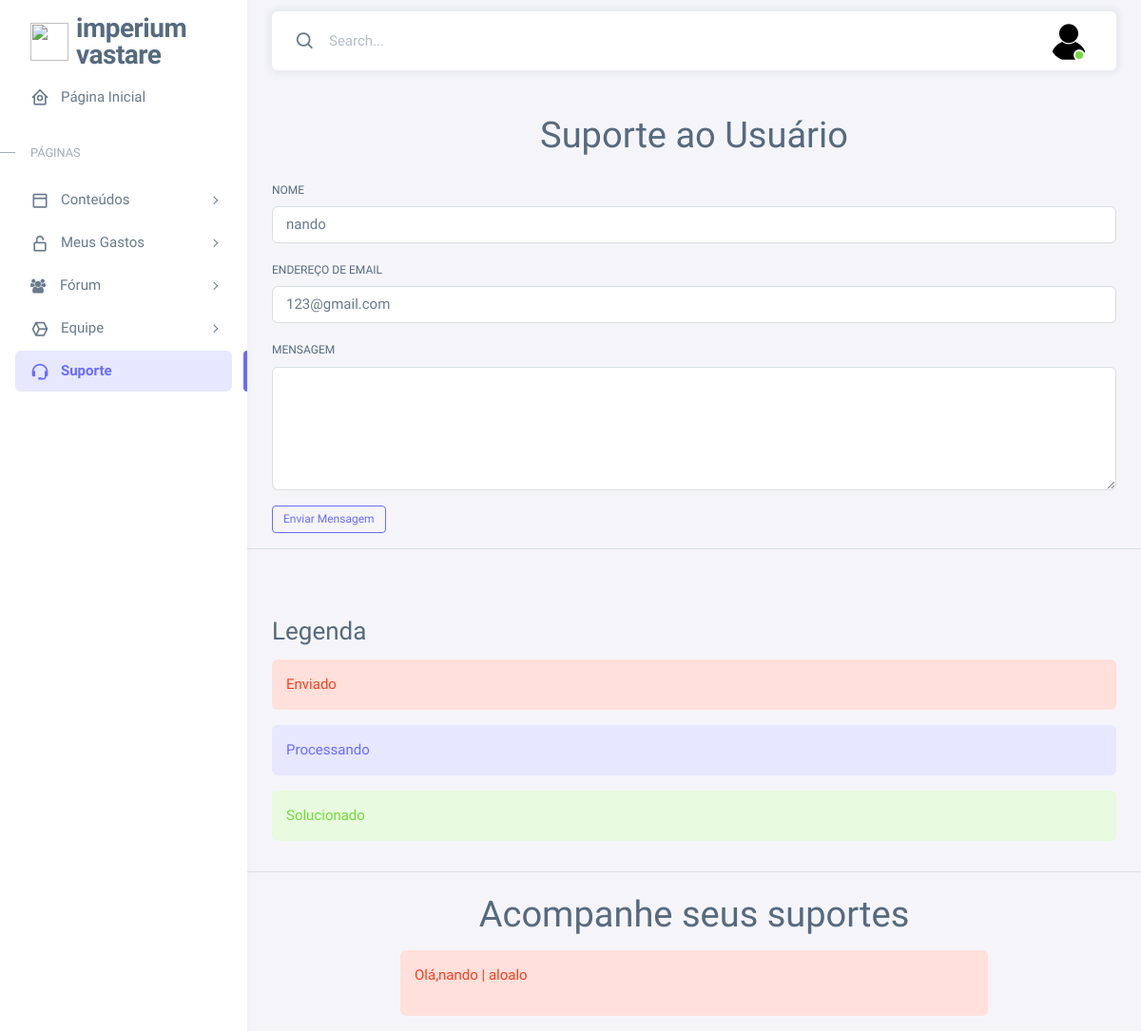
The page /suporte.php (signed in) on the database its author committed.
### tables this page shows
CREATE TABLE `user` (
  `id` int(11) NOT NULL,
  `user` varchar(255) NOT NULL,
  `senha` varchar(255) NOT NULL,
  `nome` varchar(255) NOT NULL,
  `email` varchar(255) NOT NULL
);

CREATE TABLE `suporte` (
  `id` int(11) NOT NULL,
  `nome` varchar(255) NOT NULL,
  `email` varchar(255) NOT NULL,
  `message` varchar(255) NOT NULL,
  `idUser` int(11) NOT NULL,
  `status` int(11) NOT NULL DEFAULT 1,
  `ativo` tinyint(1) NOT NULL DEFAULT 1
);

### suporte.php (the view, shortened to what this page needs)
<?php
include_once('config.php');
include_once('config/conexao.php');
$sql = "SELECT * FROM `user` WHERE id = " . $_SESSION['id'] . "";
$query = mysqli_query($conn, $sql);
$row = mysqli_fetch_assoc($query);
$idUser = $_SESSION['id'];
$sqlSuporte = "SELECT * FROM `suporte` WHERE idUser = " . $idUser . " ";
$querySuporte = mysqli_query($conn, $sqlSuporte);
$rowSuportes = mysqli_fetch_all($querySuporte);
?>
<body>
    <div class="layout-wrapper layout-content-navbar">
        <div class="layout-container">
            <aside id="layout-menu" class="layout-menu menu-vertical menu bg-menu-theme">
                <div class="app-brand demo">
                    <a href="index.php" class="app-brand-link">
                        <span class="app-brand-logo demo">
                            <i><img src="img/favicon-aba.svg" alt=""></i>
                        </span>
                        <span class="app-brand-text demo menu-text fw-bolder ms-2">Imperium <br>Vastare </span>
                    </a>
                </div>
                <ul class="menu-inner py-1">
                    <li class="menu-item">
                        <a href="index.php" class="menu-link">
                            <i class="menu-icon tf-icons bx bx-home-circle"></i>
                            <div data-i18n="Analytics">Página Inicial</div>
                        </a>
                    </li>
                    <li class="menu-header small text-uppercase">
                        <span class="menu-header-text">Páginas</span>
                    </li>
                    <li class="menu-item">
                        <a href="conteudo.php" class="menu-link menu-toggle">
                            <i class="menu-icon tf-icons bx bx-dock-top"></i>
                            <div data-i18n="Account Settings">Conteúdos</div>
                        </a>
                    </li>
                    <li class="menu-item">
                        <a href="meusgastos.php" class="menu-link menu-toggle">
                            <i class="menu-icon tf-icons bx bx-lock-open-alt"></i>
                            <div data-i18n="Authentications">Meus Gastos</div>
                        </a>
                    </li>
                    <li class="menu-item">
                        <a href="forum.php" class="menu-link menu-toggle">
                            <patch></patch>&nbsp;&nbsp;&nbsp;&nbsp;
                            <div data-i18n="Misc">Fórum</div>
                        </a>
                    <li class="menu-item">
                        <a href="equipe.php" class="menu-link menu-toggle">
                            <i class="menu-icon tf-icons bx bx-cube-alt"></i>
                            <div data-i18n="Misc">Equipe</div>
                        </a>
                    <li class="menu-item active">
                        <a href="suporte.php" class="menu-link">
                            <i class="menu-icon tf-icons bx bx-support"></i>
                            <div data-i18n="Support">Suporte</div>
                        </a>
                    </li>
                </ul>
            </aside>
            <div class="layout-page">
                <nav class="layout-navbar container-xxl navbar navbar-expand-xl navbar-detached align-items-center bg-navbar-theme"
                    id="layout-navbar">
                    <div class="navbar-nav-right d-flex align-items-center" id="navbar-collapse">
                        <div class="navbar-nav align-items-center">
                            <div class="nav-item d-flex align-items-center">
                                <i class="bx bx-search fs-4 lh-0"></i>
                                <input type="text" class="form-control border-0 shadow-none" placeholder="Search..."
                                    aria-label="Search..." />
                            </div>
                        </div>
                        <ul class="navbar-nav flex-row align-items-center ms-auto">
                            <li class="nav-item navbar-dropdown dropdown-user dropdown">
                                <a class="nav-link dropdown-toggle hide-arrow" href="javascript:void(0);"
                                    data-bs-toggle="dropdown">
                                    <div class="avatar avatar-online">
                                        <img src="img/fotodeperfilbase.svg" alt class="w-px-40 h-auto rounded-circle" />
                                    </div>
                                </a>
                            </li>
                        </ul>
                    </div>
                </nav>
                <div class="container mt-5">
                    <h1 class="mb-4 text-center">Suporte ao Usuário</h1>
                    <form method="POST" action="config/criarSuporte.php">
                        <div class="mb-3">
                            <label for="nome" class="form-label">Nome</label>
                            <input type="text" class="form-control" id="nome" name="nome"
                                value="<?php echo $row['nome'] ?>">
                        </div>
                        <div class="mb-3">
                            <label for="email" class="form-label">Endereço de Email</label>
                            <input type="email" class="form-control" name="email" id="email"
                                value="<?php echo $row['email'] ?>">
                        </div>
                        <div class="mb-3">
                            <label for="mensagem" class="form-label">Mensagem</label>
                            <textarea class="form-control" name="message" id="mensagem" required rows="5"></textarea>
                        </div>
                        <button type="submit" class="btn btn-sm btn-outline-primary">Enviar Mensagem</button>
                    </form>
                </div>
                <hr>
                <div class="container mt-5">
                    <h3 class="mt-2">Legenda</h3>
                    <div class="alert alert-danger" role="alert">
                        Enviado
                    </div>
                    <div class="alert alert-primary" role="primary">
                        Processando
                    </div>
                    <div class="alert alert-success" role="success">
                        Solucionado
                    </div>
                </div>
                <hr>
                <h1 class="mt-2 text-center">Acompanhe seus suportes</h1>
                <div class="row d-flex justify-content-center">
                    <div class="col-md-8">
                        <?php
                        $cor = "";
                        foreach ($rowSuportes as $linha) {
                            if ($linha[5] == 1) {
                                $cor = 'danger';
                            } elseif ($linha[5] == 2) {
                                $cor = 'primary';
                            } else {
                                $cor = 'success';
                            }
                            echo ' <div class="alert alert-' . $cor . '" role="alert">
                            <p>Olá,' . $linha[1] . ' | ' . $linha[3] . '</p>
                        </div>';
                        }
                        ?>
                    </div>
                </div>
</body>
</body>
</html>

### css/theme-default.css (style rules this page uses)
.bg-menu-theme .menu-header { position: relative; }
.bg-menu-theme .menu-header:before { content: ""; position: absolute; left: 0; top: 1.1875rem; width: 1rem; height: 1px; transition: all 0.3s ease-in-out; }
.layout-wrapper:not(.layout-horizontal) .bg-menu-theme .menu-inner .menu-item .menu-link { border-radius: 0.375rem; }
.layout-wrapper:not(.layout-horizontal) .bg-menu-theme .menu-inner > .menu-item.active:before { content: ""; position: absolute; right: 0; width: 0.25rem; height: 2.6845rem; border-radius: 0.375rem 0 0 0.375rem; }
.alert-primary { background-color: #e7e7ff; border-color: #d2d3ff; color: #696cff; }
.btn-outline-primary { color: #696cff; border-color: #696cff; background: transparent; }
a { color: #696cff; }
.bg-navbar-theme { background-color: #fff !important; color: #697a8d; }
.bg-navbar-theme .navbar-nav > .nav-link, .bg-navbar-theme .navbar-nav > .nav-item > .nav-link, .bg-navbar-theme .navbar-nav > .nav > .nav-item > .nav-link { color: #697a8d; }
.layout-navbar { background-color: rgba(255, 255, 255, 0.95) !important; -webkit-backdrop-filter: saturate(200%) blur(6px); backdrop-filter: saturate(200%) blur(6px); }
.navbar-detached { box-shadow: 0 0 0.375rem 0.25rem rgba(161, 172, 184, 0.15); }
.bg-menu-theme { background-color: #fff !important; color: #697a8d; }
.bg-menu-theme .menu-link, .bg-menu-theme .menu-horizontal-prev, .bg-menu-theme .menu-horizontal-next { color: #697a8d; }
.bg-menu-theme .menu-item.open:not(.menu-item-closing) > .menu-toggle, .bg-menu-theme .menu-item.active > .menu-link { color: #566a7f; }
.bg-menu-theme .menu-item.active > .menu-link:not(.menu-toggle) { background-color: #fff; }
.bg-menu-theme .menu-text { color: #566a7f; }
.bg-menu-theme .menu-header { color: #8f9baa; }
.bg-menu-theme .menu-inner > .menu-header::before { background-color: transparent; }
@media (min-width: 1200px) { .bg-menu-theme.menu-vertical { box-shadow: 0 0.125rem 0.375rem 0 rgba(161, 172, 184, 0.12); } }
.bg-menu-theme .menu-header { color: #a1acb8; }
.bg-menu-theme .menu-header:before { background-color: #a1acb8 !important; }
.bg-menu-theme.menu-vertical { box-shadow: 0 0.125rem 0.375rem 0 rgba(161, 172, 184, 0.12); }
.bg-menu-theme .menu-inner > .menu-item.active > .menu-link { color: #696cff; background-color: rgba(105, 108, 255, 0.16) !important; }
.bg-menu-theme .menu-inner > .menu-item.active:before { background: #696cff; }

### css/demo.css (style rules this page uses)
.menu .app-brand.demo { height: 64px; margin-top: 12px; }
.app-brand-text.demo { font-size: 1.75rem; letter-spacing: -0.5px; text-transform: lowercase; }

### rows shown on the page
user: nome "nando", email "123@gmail.com"
suporte: nome "nando", message "aloalo"
